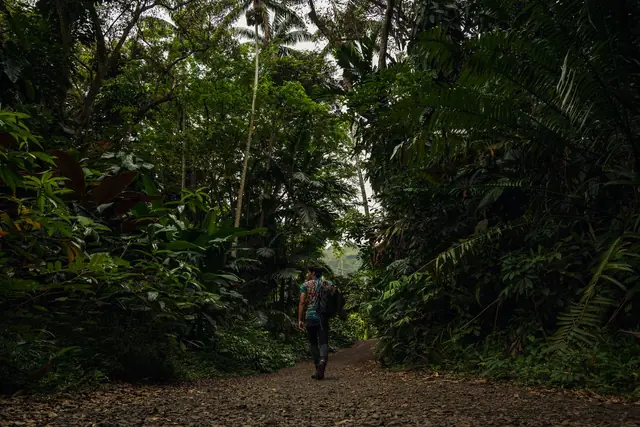
#> input picture arriveoutdoors/assets/img/photos/art-what-to-do-if-you-get-lost-in-the-woods-640.webp, 640 x 427 px; its folder holds 4 pictures in this run
$ python build_images.py
#> lines starting #> are read from the running program, lines starting #| are printed output that depends on the picture
#!/usr/bin/env python3
"""Build featured images (16:9 crops) and responsive variants for the site.

Usage: python3 tools/build_images.py
Requires Pillow. Sources: site/assets/img/photos/*.webp and the original
WordPress uploads under site/wp-content/uploads/2026/02/.

Every '/assets/img/featured/<name>.webp' referenced by a content file is built.
Names listed in PICK use the chosen photo; anything else gets a photo by keyword,
falling back to a stable rotation so no reference is ever left broken.

Outputs:
  site/assets/img/featured/<name>.webp   (1200x675)
  site/assets/img/media/<base>-<w>.webp  (480/960/1440 variants) + manifest.json
"""
import glob, hashlib, json, os, re
from PIL import Image, ImageEnhance

ROOT = os.path.join(os.path.dirname(os.path.abspath(__file__)), '..', 'site')
PH = os.path.join(ROOT, 'assets', 'img', 'photos')
UP = os.path.join(ROOT, 'wp-content', 'uploads', '2026', '02')

# name -> (photo basename without .webp, focus y 0..1)
PICK = {
    'page-hurricane-tracker': ('radar-weather-data-review', .45),
    'page-hurricane-deductible-calculator': ('homeowners-reviewing-settlement-with-adjuster', .45),
    'page-weather': ('radar-weather-data-review', .3),
    'page-weather-events': ('storm-damaged-neighborhood-roofs', .4),
    'page-storm-history': ('storm-damaged-neighborhood-roofs', .6),
    'page-storm-lookup': ('storm-damage-documentation-collage', .5),
    'page-claim-calculator': ('xactimate-estimate-review', .4),
    'page-claim-documentation-checklist': ('claim-file-photos-and-estimates', .5),
    'page-claim-tools': ('estimate-review-laptop-roof-photos', .4),
    'page-about-us': ('adjuster-inspecting-ceiling-damage-with-homeowners', .35),
    'page-services': ('public-adjuster-roof-inspection-tarp', .4),
    'page-service-areas': ('storm-damaged-neighborhood-roofs', .5),
    'page-contact': ('adjuster-explaining-claim-to-couple', .4),
    'page-free-claim-review': ('homeowner-reviewing-claim-letter', .45),
    'page-faq': ('adjuster-explaining-claim-to-couple', .55),
    'page-author-joseph-dittman': ('adjuster-measuring-roof-damage', .4),
    'page-local-building-codes': ('roof-inspection-brick-home', .5),
    'page-privacy-policy': ('claim-file-photos-and-estimates', .3),
    'page-terms-of-use': ('xactimate-estimate-review', .6),
    'page-sitemap': ('storm-damaged-neighborhood-roofs', .2),
    'page-blog': ('estimate-review-laptop-roof-photos', .6),
    'page-category-general': ('estimate-review-laptop-roof-photos', .3),
    'service-hurricane-damage-claims': ('adjuster-and-homeowner-roof-tarp', .4),
    'service-twia-windstorm-claims': ('public-adjuster-roof-inspection-tarp', .5),
    'service-wind-damage-claims': ('metal-roof-storm-damage', .5),
    'service-flood-damage-claims': ('flooded-living-room-homeowners-adjuster', .45),
    'service-storm-damage-claims': ('storm-damaged-neighborhood-roofs', .45),
    'service-roof-damage-insurance-claims': ('adjuster-measuring-roof-damage', .45),
    'service-hail-damage-claims': ('damaged-shingles-roof-diagram', .5),
    'service-water-damage-claims': ('adjuster-reviewing-ceiling-water-damage', .4),
    'service-mold-damage-claims': ('storm-damaged-interior-adjuster', .4),
    'service-fire-damage-claims': ('house-fire-damage-claim', .45),
    'service-smoke-damage-claims': ('smoke-damage-living-room-inspection', .45),
    'service-residential-property-claims': ('adjuster-inspecting-ceiling-damage-with-homeowners', .4),
    'service-commercial-property-claims': ('estimate-review-laptop-roof-photos', .5),
    'service-denied-insurance-claims': ('denied-claim-vs-approved-claim', .5),
    'service-underpaid-insurance-claims': ('homeowners-reviewing-settlement-with-adjuster', .5),
    'service-delayed-insurance-claims': ('homeowner-reviewing-claim-letter', .5),
    'service-insurance-claim-supplements': ('xactimate-estimate-review', .5),
    'service-insurance-appraisal': ('insurance-dispute-appraisal', .5),
    'service-insurance-estimate-review': ('claim-file-photos-and-estimates', .45),
    'twia-windstorm-claim-guide-port-arthur': ('public-adjuster-roof-inspection-tarp', .35),
    'hurricane-damage-insurance-claim-port-arthur': ('adjuster-and-homeowner-roof-tarp', .55),
    'wind-vs-flood-damage-port-arthur-insurance': ('flooded-living-room-homeowners-adjuster', .3),
    'hurricane-deductible-texas-explained': ('homeowners-reviewing-settlement-with-adjuster', .35),
    'port-arthur-hurricane-history-insurance-lessons': ('radar-weather-data-review', .55),
    'how-to-document-storm-damage-port-arthur': ('photographing-roof-damage', .5),
    'denied-insurance-claim-port-arthur': ('denied-claim-vs-approved-claim', .4),
}
KEYWORDS = [('hurricane', 'adjuster-and-homeowner-roof-tarp'), ('flood', 'flooded-living-room-homeowners-adjuster'),
            ('wind', 'metal-roof-storm-damage'), ('roof', 'adjuster-measuring-roof-damage'), ('fire', 'house-fire-damage-claim'),
            ('water', 'adjuster-reviewing-ceiling-water-damage'), ('area', 'storm-damaged-neighborhood-roofs')]
# Area pages get distinct photos, in this order.
AREA_PHOTOS = ['storm-damaged-neighborhood-roofs', 'roof-inspection-brick-home', 'public-adjuster-roof-inspection-tarp',
               'photographing-roof-damage', 'adjuster-and-homeowner-roof-tarp', 'adjuster-measuring-roof-damage', 'metal-roof-storm-damage']


def referenced_featured():
    names = set()
    for f in glob.glob(os.path.join(ROOT, 'content', '**', '*.php'), recursive=True) + glob.glob(os.path.join(ROOT, 'templates', '**', '*.php'), recursive=True):
        names.update(re.findall(r'/assets/img/featured/([a-z0-9-]+)\.webp', open(f, encoding='utf-8').read()))
    return sorted(names)


def choose(name, area_i):
    if name in PICK:
        return PICK[name]
    if name.startswith('page-service-areas-'):
        return AREA_PHOTOS[area_i % len(AREA_PHOTOS)], .5
    for kw, photo in KEYWORDS:
        if kw in name:
            return photo, .5
    photos = sorted(os.path.splitext(p)[0] for p in os.listdir(PH))
    return photos[int(hashlib.md5(name.encode()).hexdigest(), 16) % len(photos)], .5


def cut(im, fy):
    w, h = im.size
    th = int(w * 9 / 16)
    if th <= h:
        top = int((h - th) * fy)
        return im.crop((0, top, w, top + th))
    tw = int(h * 16 / 9)
    left = (w - tw) // 2
    return im.crop((left, 0, left + tw, h))


def main():
    fdir = os.path.join(ROOT, 'assets', 'img', 'featured'); os.makedirs(fdir, exist_ok=True)
    area_i = 0
    built = 0
    for name in referenced_featured():
        photo, fy = choose(name, area_i)
        if name.startswith('page-service-areas-') and name not in PICK:
            area_i += 1
        im = Image.open(os.path.join(PH, photo + '.webp')).convert('RGB')
        im = cut(im, fy)
        im = im.resize((1200, 675), Image.LANCZOS) if im.width >= 1200 else im
        im = ImageEnhance.Color(im).enhance(.95)
        im.save(os.path.join(fdir, name + '.webp'), 'WEBP', quality=80, method=6)
        built += 1
    mdir = os.path.join(ROOT, 'assets', 'img', 'media'); os.makedirs(mdir, exist_ok=True)
    for old in glob.glob(os.path.join(mdir, '*')):
        os.remove(old)
    manifest = {}
    sources = sorted(glob.glob(os.path.join(fdir, '*.webp'))) + sorted(glob.glob(os.path.join(PH, '*.webp')))
    sources += [os.path.join(UP, n) for n in ('Are-Insurance-Adjusters-Honest.webp', 'Public-Adjuster-Pros-and-Cons.webp',
                                              'When-Is-It-Too-Late-to-Hire-a-Public-Adjuster.webp', 'League-City-Public-Adjuster-BG.webp')]
    for path in sources:
        im = Image.open(path).convert('RGB')
#> im is the input picture: PIL image 640x427 RGB; mean R, G, B 33.7, 36.8, 22
        base = os.path.splitext(os.path.basename(path))[0]
        variants = {}
        for w in (480, 960, 1440):
            if w >= im.width:
                continue
            h = round(im.height * w / im.width)
            im.resize((w, h), Image.LANCZOS).save(os.path.join(mdir, f'{base}-{w}.webp'), 'WEBP', quality=78, method=6)
            variants[w] = f'/assets/img/media/{base}-{w}.webp'
#> this loop made 3 passes
#> pass 1, in main, `im.resize((w, h), Image.LANCZOS).save(os.path.join(mdir, f'{base}-{w}...`:
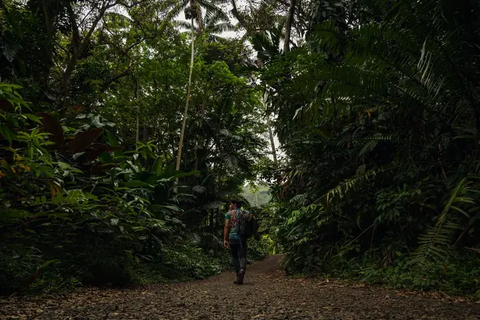
#> saved as art-what-to-do-if-you-get-lost-in-the-woods-640-480.webp: PIL image 480x320 RGB; mean R, G, B 33.7, 36.8, 22.1
#> after the loop, variants = 1 item
        variants[im.width] = '/' + os.path.relpath(path, ROOT).replace(os.sep, '/')
        manifest[os.path.basename(path)] = {'w': im.width, 'h': im.height, 'variants': dict(sorted(variants.items()))}
#> pass 2 of the loop in main, `for path in sources:`:
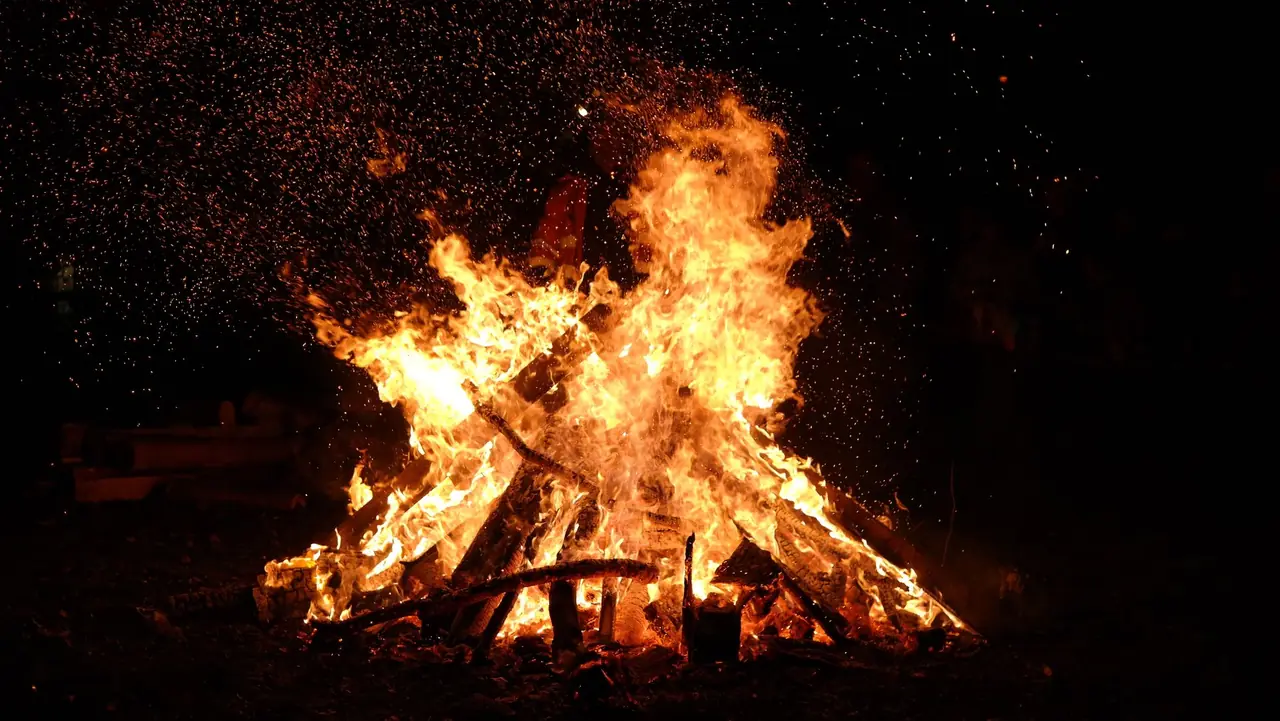
#> input picture arriveoutdoors/assets/img/photos/campfire-1280.webp, 1280 x 721 px
#> in main, im is the input picture: PIL image 1280x721 RGB; mean R, G, B 54.3, 31.1, 16.4
#> the loop in main, `for w in (480, 960, 1440):` made 3 passes
#> pass 1, in main, `im.resize((w, h), Image.LANCZOS).save(os.path.join(mdir, f'{base}-{w}...`:
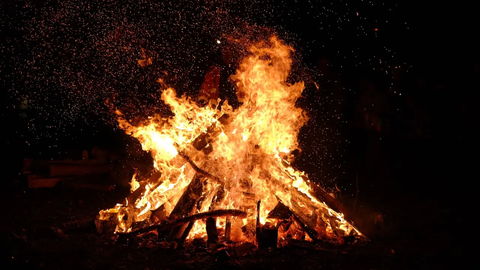
#> saved as campfire-1280-480.webp: PIL image 480x270 RGB; mean R, G, B 54.2, 31.2, 16.6
#> after the loop in main, `for w in (480, 960, 1440):`: variants = {480: '/assets/img/media/campfire-1280-480.webp', 960: '/assets/img/media/campfire-1280-960.webp'}
#> pass 3 of the loop in main, `for path in sources:`:
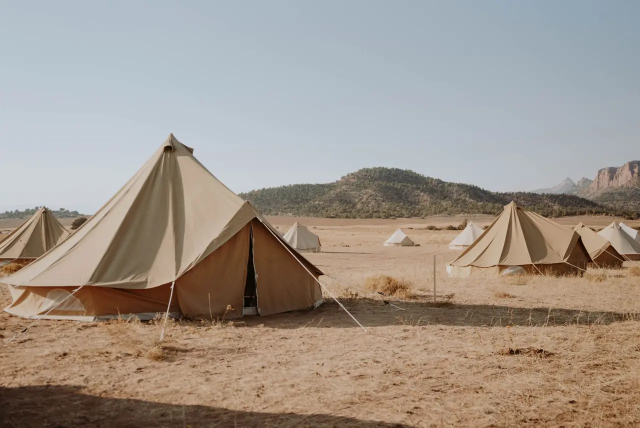
#> input picture arriveoutdoors/assets/img/photos/desert-camp-1280.webp, 1280 x 855 px (shown at 1/2 size)
#> in main, im is the input picture: PIL image 1280x855 RGB; mean R, G, B 160.1, 149.4, 139.4
#> the loop in main, `for w in (480, 960, 1440):` made 3 passes
#> pass 1, in main, `im.resize((w, h), Image.LANCZOS).save(os.path.join(mdir, f'{base}-{w}...`:
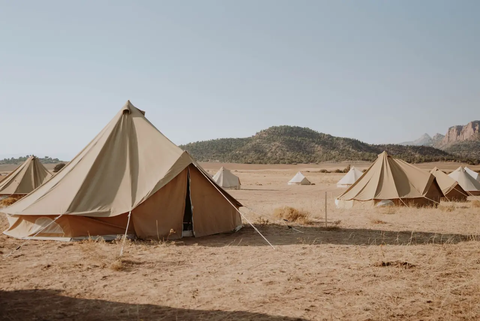
#> saved as desert-camp-1280-480.webp: PIL image 480x321 RGB; mean R, G, B 160.1, 149.4, 139.4
#> after the loop in main, `for w in (480, 960, 1440):`: variants = 2 items
#> the loop made 5 passes; the first 3 are shown
    with open(os.path.join(mdir, 'manifest.json'), 'w') as f:
        json.dump(manifest, f, indent=1)
    print(built, 'featured;', len(manifest), 'images with variants')


if __name__ == '__main__':
#> (the run stopped early here; a loop or call above may not have finished)
